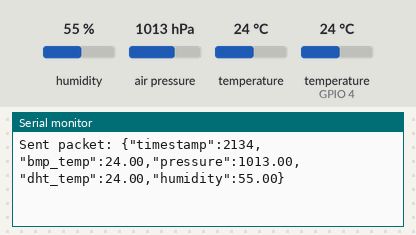
Recording of a sketch running on a simulated ESP32. Shown: the last lines printed to the serial monitor. The inputs (shaded band) are chosen by the test bench; at power-on: humidity 55 %, air pressure 1013 hPa, temperature 24 °C, temperature (sensor on GPIO 4) 24 °C. No radio packets arrive unless stated.

Above: at 2.9 s.
3.0 s: humidity set to 22 %
At 5.3 s:
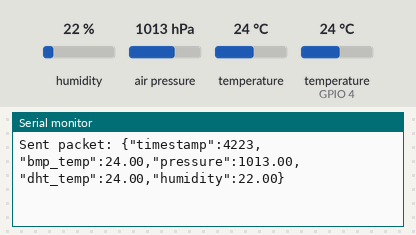
5.8 s: air pressure set to 952 hPa
At 7.6 s:
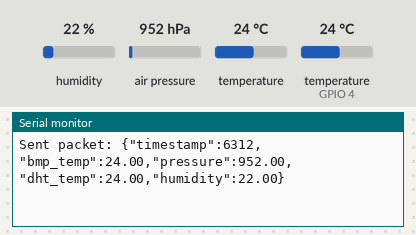
8.6 s: temperature (sensor 0) set to 12 °C
At 8.6 s:
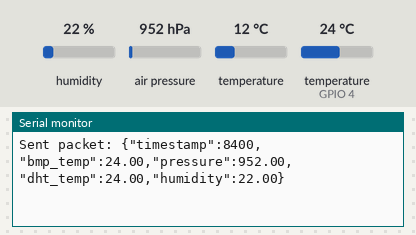
11.4 s: temperature (sensor on GPIO 4) set to 12 °C
At 13.6 s:
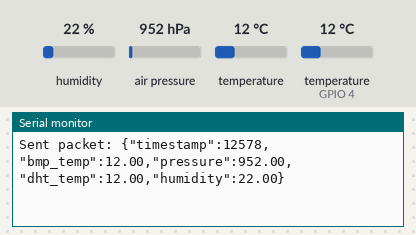
14.2 s: humidity set to 40 %
At 16.0 s:
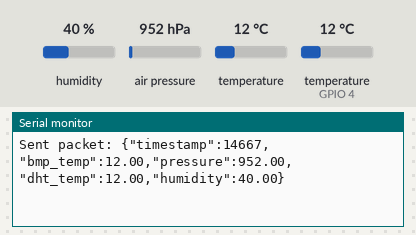
17.0 s: air pressure set to 975 hPa
At 19.5 s:
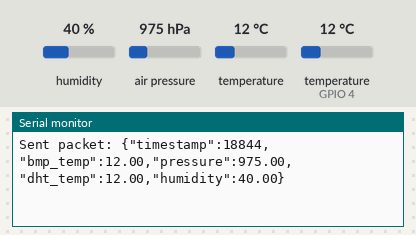
Timing chart, 0 to 20.8 s (numbered marks = the images above; inputs shaded):
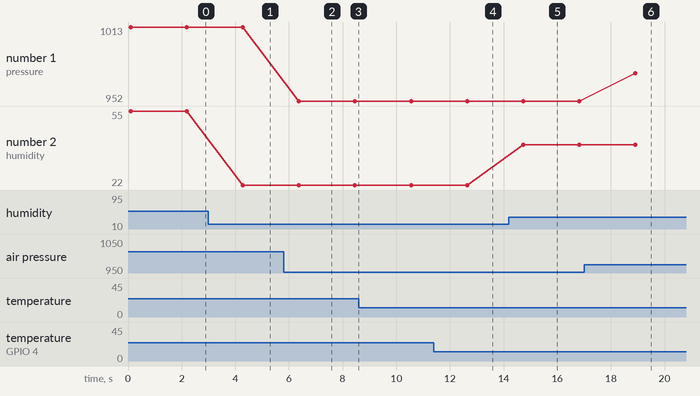

Measured:
- after the input at 3.0 s, the serial monitor: prints a new line after 1.3 s (image 1)
- after the input at 5.8 s, the serial monitor: prints a new line after 0.57 s (image 2)
- after the input at 11.4 s, the serial monitor: prints a new line after 1.2 s (image 4)
- after the input at 14.2 s, the serial monitor: prints a new line after 0.53 s (image 5)
- after the input at 17.0 s, the serial monitor: prints a new line after 1.9 s (image 6)
- plotted number 1: 1013 → 952 after the input at 5.8 s, 952 → 975 after the input at 17.0 s
- plotted number 2: 55 → 22 after the input at 3.0 s, 22 → 40 after the input at 14.2 s

The sketch:

random_data_lora.ino
```cpp
#include <SPI.h>
#include <LoRa.h>
#include <Wire.h>
#include <Adafruit_BMP280.h>
#include <DHT.h>

// LoRa pins for TTGO ESP32
#define LORA_SCK 5
#define LORA_MISO 19
#define LORA_MOSI 27
#define LORA_SS 18
#define LORA_RST 14
#define LORA_DIO0 26

// BMP280 pins
#define BMP_SDA 21
#define BMP_SCL 22

// DHT11 pin
#define DHT_PIN 4
#define DHT_TYPE DHT11

// Create sensor objects
Adafruit_BMP280 bmp;
DHT dht(DHT_PIN, DHT_TYPE);

void setup() {
  Serial.begin(115200);
  while (!Serial);

  Serial.println("LoRa Transmitter with Sensors");

  // Setup LoRa pins
  SPI.begin(LORA_SCK, LORA_MISO, LORA_MOSI, LORA_SS);
  LoRa.setPins(LORA_SS, LORA_RST, LORA_DIO0);

  // Initialize LoRa
  if (!LoRa.begin(915E6)) {
    Serial.println("Starting LoRa failed!");
    while (1);
  }

  // Initialize BMP280
  Wire.begin(BMP_SDA, BMP_SCL);
  if (!bmp.begin(0x76)) {
    Serial.println("Could not find BMP280 sensor!");
    while (1);
  }

  // Initialize DHT11
  dht.begin();

  Serial.println("All sensors initialized successfully!");
}

void loop() {
  // Read sensor data
  float temperature_bmp = bmp.readTemperature();
  float pressure = bmp.readPressure() / 100.0F; // Convert to hPa
  float temperature_dht = dht.readTemperature();
  float humidity = dht.readHumidity();

  // Get current timestamp (milliseconds since boot)
  unsigned long timestamp = millis();

  // Prepare JSON packet
  String packet = "{";
  packet += "\"timestamp\":" + String(timestamp) + ",";
  packet += "\"bmp_temp\":" + String(temperature_bmp, 2) + ",";
  packet += "\"pressure\":" + String(pressure, 2) + ",";
  packet += "\"dht_temp\":" + String(temperature_dht, 2) + ",";
  packet += "\"humidity\":" + String(humidity, 2);
  packet += "}";

  // Send packet
  LoRa.beginPacket();
  LoRa.print(packet);
  LoRa.endPacket();

  Serial.println("Sent packet: " + packet);

  // Delay between transmissions
  delay(2000);
} 
```
